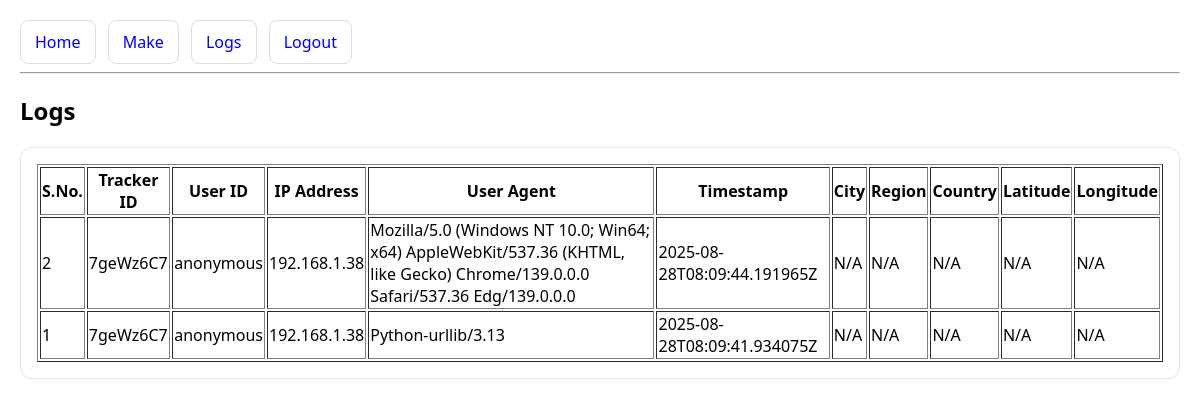
The app's page /logs (signed in) with its own data.
### tables this page shows
CREATE TABLE hits (
        id INTEGER PRIMARY KEY AUTOINCREMENT,
        track_id TEXT,
        user_id TEXT,  -- Added column
        ip TEXT,
        ua TEXT,
        ts TEXT,
        lat REAL,
        lon REAL,
        city TEXT,
        region TEXT,
        country TEXT
    );

### app.py (the view)
@app.route("/logs")
def logs():
    if not session.get("admin"):
        return redirect(url_for("login"))
    rows = fetch_hits()  # get logs from DB
    safe_rows = []
    for r in rows:
        safe_rows.append({
            "id": r[0],
            "track_id": r[1],
            "user_id": r[2],
            "ip": r[3],
            "ua": r[4],  # user agent
            "ts": r[5],  # timestamp
            "lat": float(r[6]) if r[6] is not None else "N/A",
            "lon": float(r[7]) if r[7] is not None else "N/A",
            "city": r[8] if r[8] is not None else "N/A",
            "region": r[9] if r[9] is not None else "N/A",
            "country": r[10] if r[10] is not None else "N/A"
        })
    return render_template("logs.html", table_data=safe_rows)

### app.py (called while the page is built)
def fetch_hits(limit=1000):
    conn = sqlite3.connect(DB_FILE)
    c = conn.cursor()
    c.execute('SELECT id, track_id, user_id, ip, ua, ts, lat, lon, city, region, country FROM hits ORDER BY id DESC LIMIT ?', (limit,))
    rows = c.fetchall()
    conn.close()
    return rows

### templates/logs.html
{% extends "base.html" %}
{% block content %}
<h2>Logs</h2>
<div class="card p-3">
  <table border="1">
    <thead>
      <tr>
        <th>S.No.</th>
        <th>Tracker ID</th>
        <th>User ID</th>
        <th>IP Address</th>
        <th>User Agent</th>
        <th>Timestamp</th>
        <th>City</th>
        <th>Region</th>
        <th>Country</th>
        <th>Latitude</th>
        <th>Longitude</th>
      </tr>
    </thead>
    <tbody>
      {% for row in table_data %}
      <tr>
        <td>{{ loop.revindex }}</td>
        <td>{{ row.track_id }}</td>
        <td>{{ row.user_id }}</td>
        <td>{{ row.ip }}</td>
        <td>{{ row.ua }}</td>
        <td>{{ row.ts }}</td>
        <td>{{ row.city }}</td>
        <td>{{ row.region }}</td>
        <td>{{ row.country }}</td>
        <td>{{ row.lat }}</td>
        <td>{{ row.lon }}</td>
      </tr>
      {% endfor %}
    </tbody>
  </table>
</div>
{% endblock %}

### templates/base.html (shortened to what this page needs)
<!doctype html>
<html lang="en">
<head>
</head>
<body>
  <div>
    <a class="btn" href="{{ url_for('index') }}">Home</a>
    {% if session.get('admin') %}
      <a class="btn" href="{{ url_for('make') }}">Make</a>
      <a class="btn" href="{{ url_for('logs') }}">Logs</a>
      <a class="btn" href="{{ url_for('logout') }}">Logout</a>
    {% else %}
      <a class="btn" href="{{ url_for('login') }}">Admin Login</a>
    {% endif %}
  </div>
  <hr>
  {% block content %}{% endblock %}
</body>
</html>

### templates/base.html (style rules this page uses)
body { font-family: system-ui, -apple-system, Segoe UI, Roboto, Arial, sans-serif; margin: 20px; }
.btn { display:inline-block; padding:10px 14px; border:1px solid #ddd; border-radius:8px; text-decoration:none; margin-right:8px; }
.card { border:1px solid #e5e5e5; border-radius:12px; padding:16px; margin-top:12px; }

### records on screen
hits: track_id "7geWz6C7", user_id "anonymous", ip "192.168.1.38", ua "Mozilla/5.0 (Windows NT 10.0; Win64; x64) AppleWebKit/537.36 (KHTML, like Gecko) Chrome/139.0.0.0 Safari/537.36 Edg/139.0.0.0", ts "2025-08-28T08:09:44.191965Z", city "N/A", region "N/A", country "N/A", lat "N/A", lon "N/A"
hits: track_id "7geWz6C7", user_id "anonymous", ip "192.168.1.38", ua "Python-urllib/3.13", ts "2025-08-28T08:09:41.934075Z", city "N/A", region "N/A", country "N/A", lat "N/A", lon "N/A"
